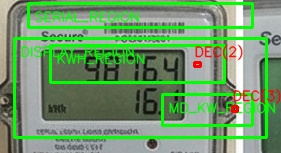
#> input picture dataset_100_vis/meter_000_boxes.jpg, 281 x 153 px
$ python -i glare_removal.py   (imports and definitions only)
#> lines starting #> are read from the running program, lines starting #| are printed output that depends on the picture; after the words box and inside, x2 and y2 are one past the last pixel; in counts of white or black regions, pixels touching at a corner belong together
#> further down, picture is the input picture: shape (153, 281, 3); mean B, G, R 106.3, 153.4, 111.4
"""
meter_ocr/preprocessing/glare_removal.py
Glare detection and removal from meter display crops.
"""
import cv2
import numpy as np


def detect_glare_mask(image: np.ndarray, sat_min: int = 30, val_min: int = 220) -> np.ndarray:
    """
    Detect glare using HSV saturation + value thresholds.
    Low saturation + very high value → specular highlight (glare).
    Returns binary mask (255 = glare pixel).
    """
#> called with sat_min = 30, val_min = 220
    hsv  = cv2.cvtColor(image, cv2.COLOR_BGR2HSV)
#> hsv: shape (153, 281, 3); mean H, S, V 60.2, 77.3, 156.4
    h, s, v = cv2.split(hsv)
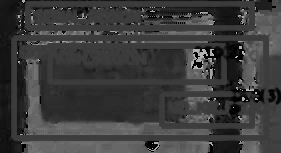
#> h: shape (153, 281); min 0, max 179, mean 60.2
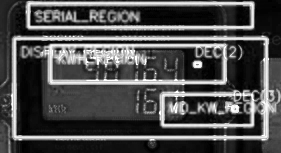
#> s: shape (153, 281); min 0, max 255, mean 77.3
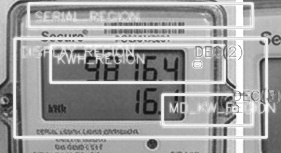
#> v: shape (153, 281); min 13, max 255, mean 156.4
    glare_mask = np.uint8(((s < sat_min) & (v > val_min)) * 255)
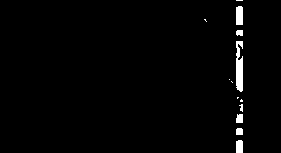
#> glare_mask: shape (153, 281); 1.6% white; 13 white regions (6 under 20 px), largest, box (x1, y1, x2, y2) and area: (236, 41, 243, 92) 297, (236, 6, 243, 25) 130, (236, 140, 243, 153) 88
    kernel = np.ones((5, 5), np.uint8)
    glare_mask = cv2.morphologyEx(glare_mask, cv2.MORPH_CLOSE, kernel)
#> glare_mask: shape (153, 281); 1.8% white; 10 white regions (4 under 20 px), largest, box (x1, y1, x2, y2) and area: (231, 41, 243, 92) 330, (236, 6, 243, 25) 130, (236, 99, 243, 123) 104, (236, 140, 243, 153) 88, (236, 128, 243, 135) 47, (236, 30, 243, 36) 40
    return glare_mask


def remove_glare(image: np.ndarray) -> np.ndarray:
    """
    Inpaint specular glare from meter images.
    Falls back gracefully if OpenCV inpaint not available.
    """
    mask = detect_glare_mask(image)
    glare_ratio = cv2.countNonZero(mask) / (image.shape[0] * image.shape[1])
#> glare_ratio = 0.0176
    if glare_ratio < 0.005:           # < 0.5% glare — nothing to do
        return image
    if glare_ratio > 0.40:            # too much glare, inpainting would distort
        # Fall back to CLAHE only
        return _clahe_enhance(image)
    try:
        return cv2.inpaint(image, mask, inpaintRadius=5, flags=cv2.INPAINT_TELEA)
    except Exception:
        return _clahe_enhance(image)


def _clahe_enhance(image: np.ndarray) -> np.ndarray:
    try:
        lab = cv2.cvtColor(image, cv2.COLOR_BGR2LAB)
        l, a, b = cv2.split(lab)
        clahe = cv2.createCLAHE(clipLimit=3.0, tileGridSize=(8, 8))
        return cv2.cvtColor(cv2.merge((clahe.apply(l), a, b)), cv2.COLOR_LAB2BGR)
    except Exception:
        return image

>>> import cv2
>>> picture = cv2.imread('../../dataset_100_vis/meter_000_boxes.jpg')
>>> result = remove_glare(picture)
